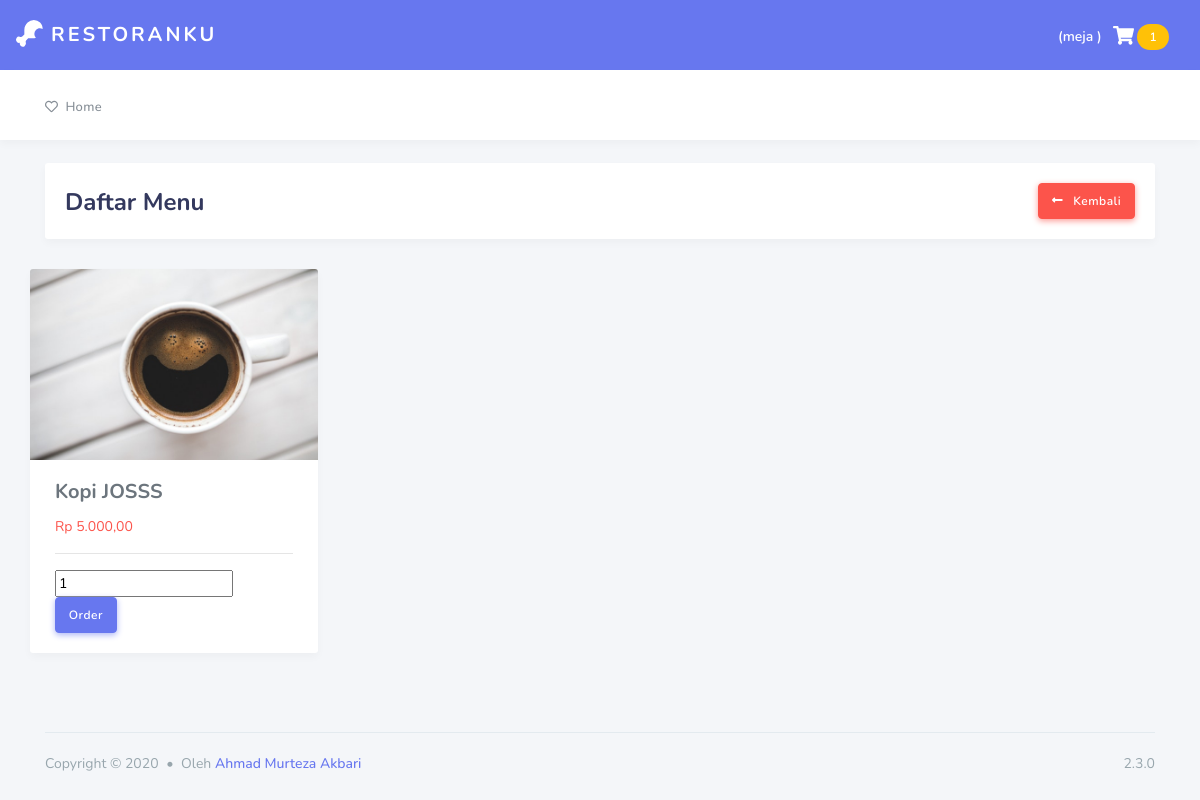
Screenshot of /public/Customer/menu/KP-01 with the database file from the repository.
### tables this page shows
CREATE TABLE `menu` (
  `kd_menu` varchar(10) NOT NULL,
  `name_menu` varchar(50) NOT NULL,
  `kategori_id` varchar(10) NOT NULL,
  `harga` int(11) NOT NULL,
  `description` text NOT NULL,
  `status` enum('tersedia','tidak_tersedia') NOT NULL,
  `photo` varchar(255) NOT NULL,
  `terbeli` int(11) NOT NULL
);

### app/core/Controller.php (called while the page is built, shortened)
<?php
class Controller {
	public function view($view, $data = []) {
		include '../app/views/'. $view .'.php';
	}
}
?>

### app/controllers/Customer.php (called while the page is built, shortened)
<?php
class Customer extends Controller {
	public $Customer;
	public function __construct() {
		$this->Customer = new Customer_model;
	}
	public function menu($id) {
		$data['title'] = 'Menu';
		$data['menu'] = $this->Customer->getMenuById($id);
		$data['customer'] = $this->Customer->getSingleDataById('meja', 'id', $_SESSION['customer']);
		$this->view('customer/menu', $data);
	}
}
?>

### app/core/App.php (called while the page is built, shortened)
<?php
class App {
	protected $method = 'index';
	protected $params = [];
	public function __construct() {
		$url = $this->parseURL();
		if ( file_exists('../app/controllers/'. $url[0] . '.php') ) {
			unset($url[0]);
		}
		$this->controller = new $this->controller;
		if ( isset($url[1]) ) {
			if ( method_exists($this->controller, $url[1]) ) {
				$this->method = $url[1];
				unset($url[1]);
			}
		}
		if ( !empty($url) ) {
			$this->params = array_values($url);
		}
		call_user_func_array([$this->controller, $this->method], $this->params);
	}
	public function parseURL() {
		if ( isset($_GET['url']) ) {
			$url = rtrim($_GET['url'], '/');
			$url = filter_var($url, FILTER_SANITIZE_URL);
			$url = explode('/', $url);
			return $url;
		}
	}
}
?>

### public/index.php (called while the page is built, shortened)
<?php
$app = new App();
?>

### app/core/Database.php (called while the page is built, shortened)
<?php
class Database {
    private $host = DB_HOST;
    private $user = DB_USER;
    private $pass = DB_PASS;
    private $db_name = DB_NAME;
    private $dbh;
    private $stmt;
    public function __construct()
    {
        $dsn = 'mysql:host=' . $this->host . ';dbname=' . $this->db_name;
        $option = [
            PDO::ATTR_PERSISTENT => true,
            PDO::ATTR_ERRMODE => PDO::ERRMODE_EXCEPTION
        ];
        try {
            $this->dbh = new PDO($dsn, $this->user, $this->pass, $option);
        } catch(PDOException $e) {
            die($e->getMessage());
        }
    }
    public function query($query)
    {
        $this->stmt = $this->dbh->prepare($query);
    }
    public function bind($param, $value, $type = null)
    {
        if( is_null($type) ) {
            switch( true ) {
                case is_null($value) :
                    $type = PDO::PARAM_NULL;
                    break;
                default :
                    $type = PDO::PARAM_STR;
            }
        }
        $this->stmt->bindValue($param, $value, $type);
    }
    public function execute()
    {
        $this->stmt->execute();
    }
    public function resultAll()
    {
        $this->execute();
        return $this->stmt->fetchAll(PDO::FETCH_ASSOC);
    }
}

### app/models/Customer_model.php (called while the page is built, shortened)
<?php
class Customer_model {
	private $db;
	public function __construct() {
		$this->db = new Database;
	}
	public function getMenuById($id) {
		$sql = "SELECT * FROM menu
              	WHERE kategori_id = :id";
 		$this->db->query($sql);
        $this->db->bind('id', $id);
        return $this->db->resultAll();
	}
	public function getSingleDataById($table, $field, $id) {
		$sql = "SELECT * FROM $table WHERE $field = :id";
 		$this->db->query($sql);
		$this->db->bind('id', $id);
        return $this->db->single();
	}
}
 ?>

### app/views/customer/menu.php (the view, shortened to what this page needs)
<div class="main-content">
  <section class="section">
    <div class="section-header">
      <h1>Daftar Menu</h1>
      <div class="section-header-breadcrumb">
        <a href="<?= BASEURL ?>Customer/index" class="btn btn-danger">
          <i class="fas fa-long-arrow-alt-left"></i>&nbsp;&nbsp;
          Kembali
        </a>
      </div>
    </div>
    <div class="section-body">
      <div class="row">
        <?php foreach ($data['menu'] as $row) : ?>
          <div class="card" style="width: 18rem;">
            <img src="<?= BASEURL; ?>assets/uploads/<?= $row['photo'] ?>" class="card-img-top" alt="<?= $row['name_menu'] ?>">
            <div class="card-body">
              <h5 class="card-title"><?= $row['name_menu'] ?></h5>
              <span class="price-new text-danger"><?= "Rp " . number_format($row['harga'], 2, ',', '.') ?></span>
              <hr>
              <form id="orderForm">
                <input type="number" name="jumlah" value="1">
                <input type="submit" id="orderBtn" value="Order" class="btn btn-primary">
              </form>
            </div>
          </div>
        <?php endforeach; ?>
      </div>
    </div>
  </section>
</div>

### rows the page displays
menu: photo (picture), name_menu "Kopi JOSSS", harga "5.000,00"
